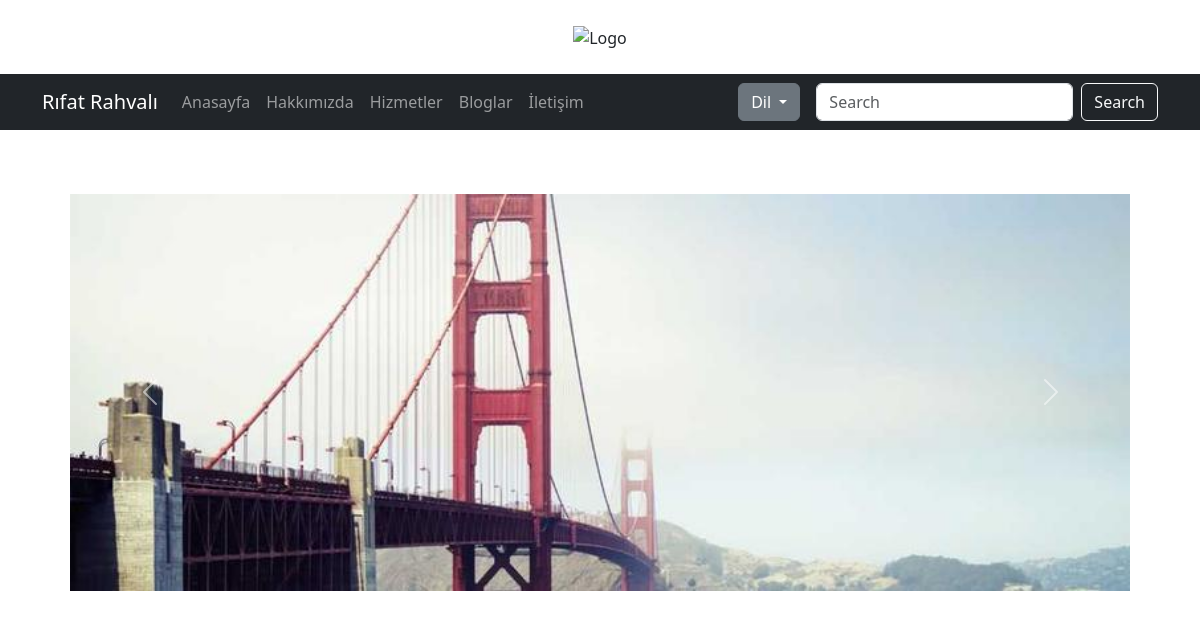
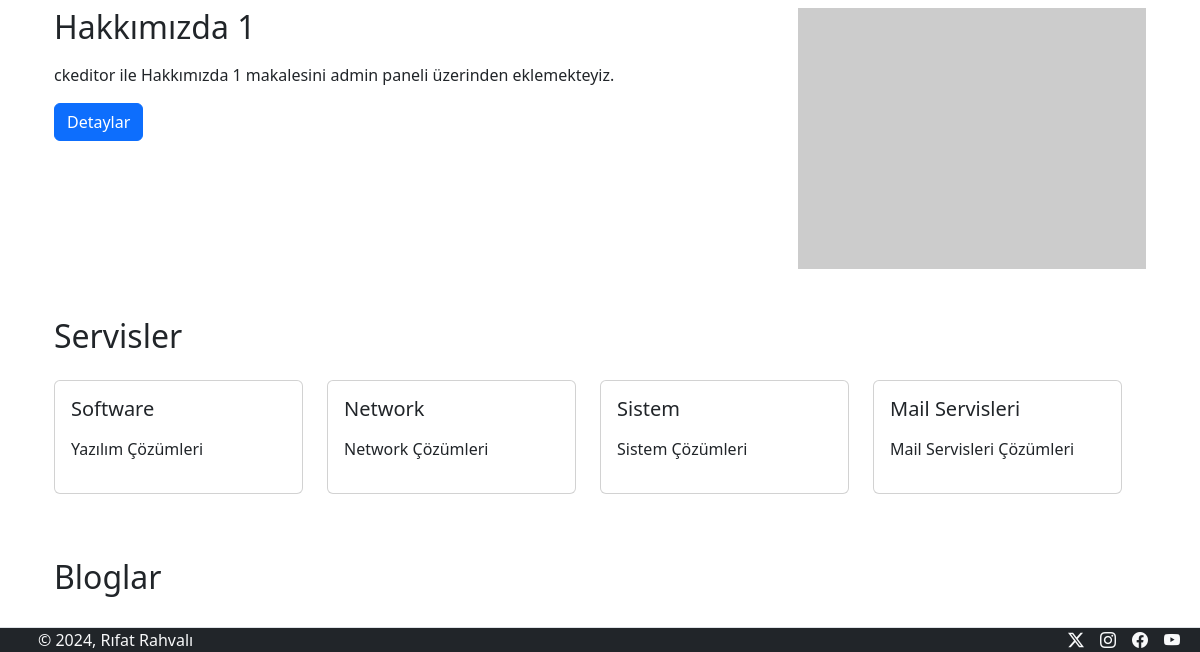
The app's page /, older data (2 pictures, top to bottom).
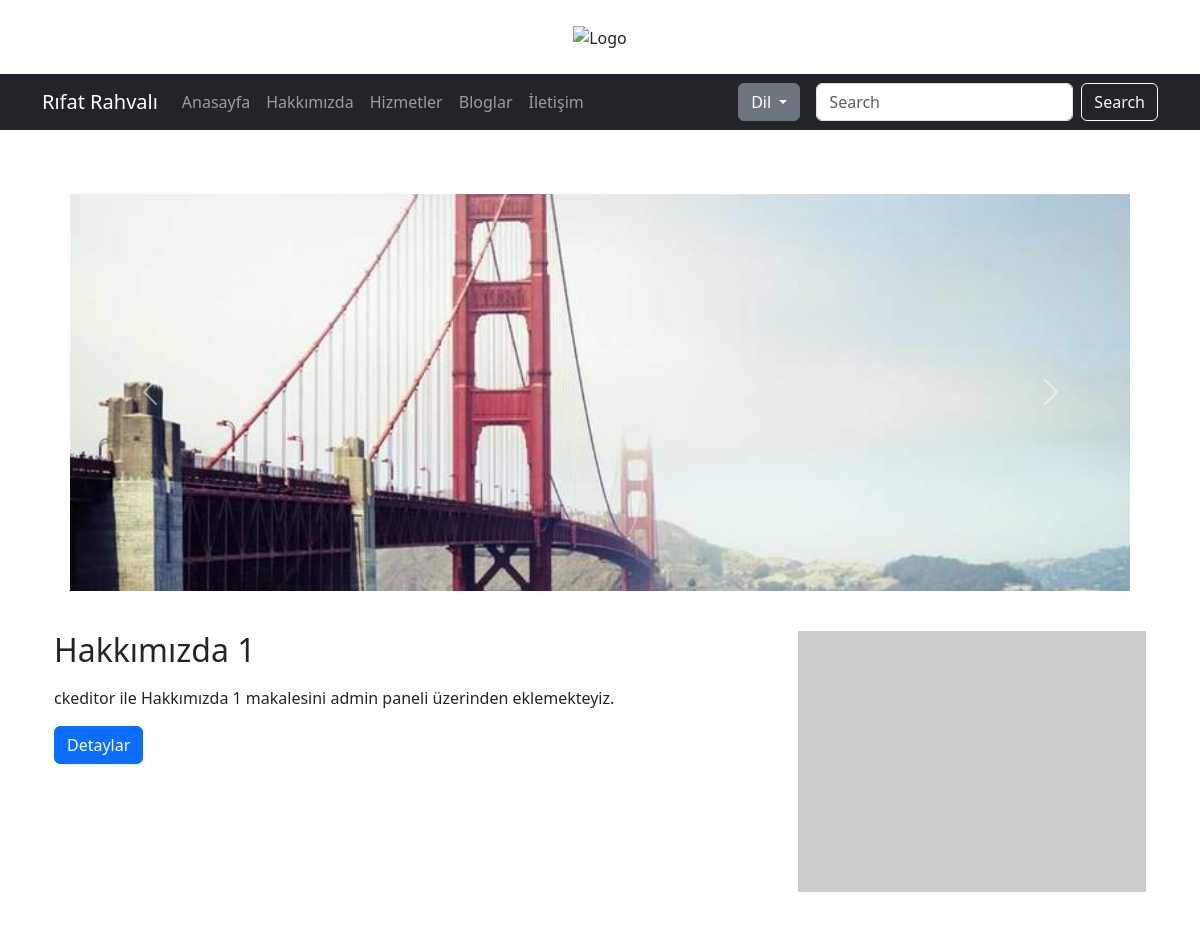
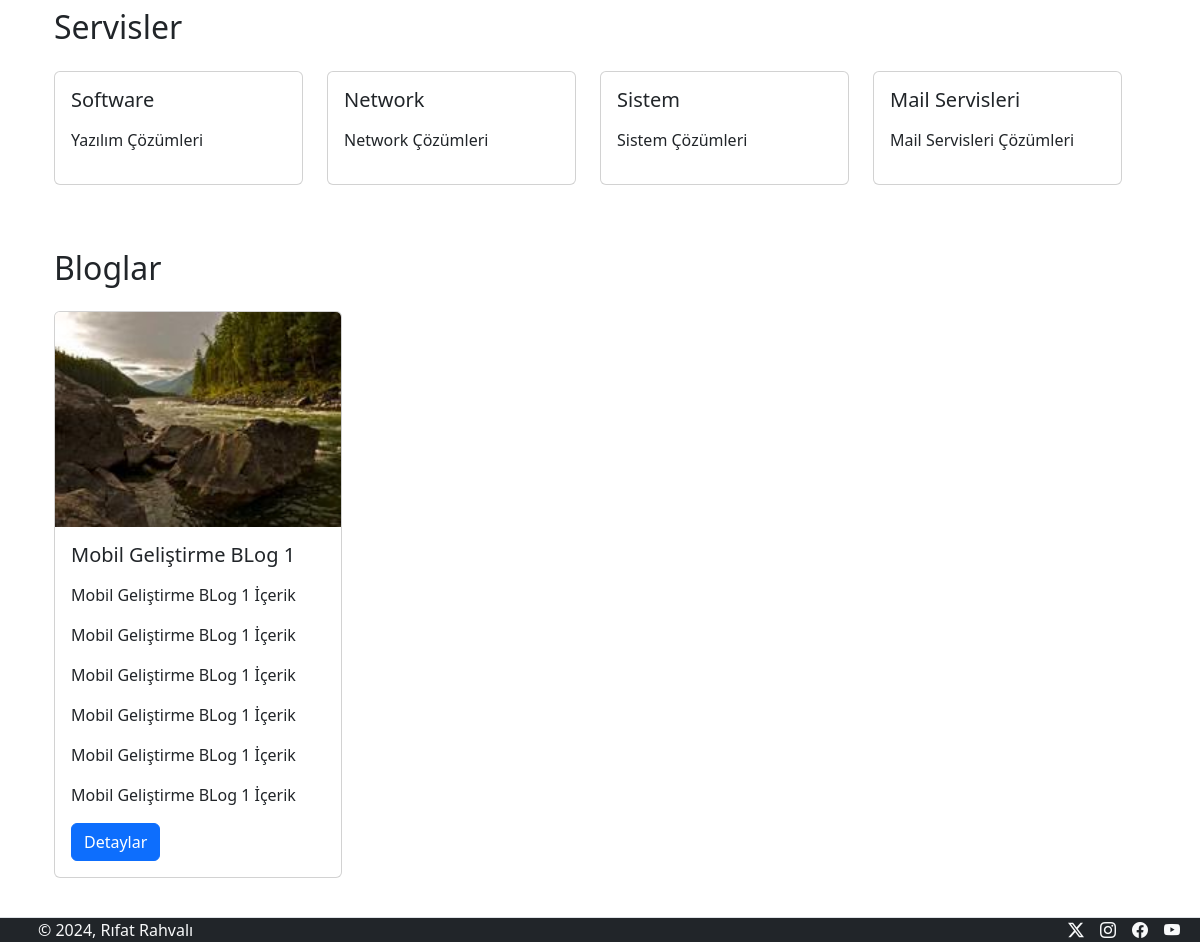
The same page, newer data (2 pictures, top to bottom).
### tcore/models.py (models this page shows, shortened)
class Slider(models.Model):
    title = models.CharField(max_length=200)
    image = models.ImageField(upload_to='slider')

class Services(models.Model):
    title = models.CharField(max_length=200)
    content = RichTextField()
    slug = models.SlugField(max_length=200,blank=True, editable=False)

class Blog(models.Model):
    title = models.CharField(max_length=150)
    category = models.ForeignKey(Category,on_delete=models.CASCADE)
    image = models.ImageField(upload_to='blogs')
    content = RichTextField()
    publishDate = models.DateTimeField(auto_now_add=True)
    tags = models.CharField(max_length=150)
    views = models.IntegerField(default=0)
    slug = models.SlugField(max_length=200,unique=True,blank=True,editable=False)

### tcore/views.py (the view)
# urls.py: path('',IndexView.as_view(),name="index"),
class IndexView(ListView):
    template_name="index.html"
    context_object_name = 'sliders'
    queryset = Slider.objects.all()
    def get_context_data(self, **kwargs):
        context = super().get_context_data(**kwargs)
        context['Abouts'] = About.objects.first()
        context['Services'] = Services.objects.all()
        context['Blogs'] = Blog.objects.all()
        return context

### tcore/context_processors.py (called while the page is built)
def SettingsList(request):
    context = Settings.objects.first()
    return {'setting' : context}

### tcore/templates/index.html (shortened to what this page needs)
{% extends "base.html" %}
{% load static %}
{% block content %}
<div class="container mt-4 mb-4">
    <div class="container">
        <div class="row">
            <div class="col-md-12 p-3">
                <div id="carouselExampleControls" class="carousel slide" data-bs-ride="carousel">
                    <div class="carousel-inner">
                        {% for slider in sliders %}
                            {% if forloop.first %}
                                <div class="carousel-item active">
                                <img src="{% get_media_prefix %}{{ slider.image }}" class="d-block w-100" alt="{{ slider.title }}">
                                </div>
                            {% else %}
                                <div class="carousel-item">
                                <img src="{% get_media_prefix %}{{ slider.image }}" class="d-block w-100" alt="{{ slider.title }}">
                                </div>
                            {% endif %}
                        {% endfor %}
                        </div>
                    <button class="carousel-control-prev" type="button" data-bs-target="#carouselExampleControls"
                        data-bs-slide="prev">
                        <span class="carousel-control-prev-icon" aria-hidden="true"></span>
                    </button>
                    <button class="carousel-control-next" type="button" data-bs-target="#carouselExampleControls"
                        data-bs-slide="next">
                        <span class="carousel-control-next-icon" aria-hidden="true"></span>
                    </button>
                </div>
                </div>
            </div>
        </div>
    <div class="row mt-4 mb-5">
        <div class="col-md-8">
            <h2>{{Abouts.title}}</h2>
            <p>
                {{Abouts.content|safe|truncatechars:500}}
            </p>
            <a href="#" class="btn btn-primary">Detaylar</a>
        </div>
        <div class="col-md-4">
            <img src="https://via.placeholder.com/400x300" alt="Hakkımızda Resmi" class="img-fluid">
        </div>
    </div>
    <div class="row mt-4 mb-5">
        <div class="row">
            <div class="col-md-12">
                <h2>Servisler</h2>
            </div>
        </div>
        <div class="row">
            {% for service in Services %}
            <div class="col-md-3 mt-3 mb-3">
                <div class="card">
                    <div class="card-body">
                        <h5 class="card-title"> {{ service.title }} </h5>
                        <p class="card-text">
                            {{ service.content|safe }}
                        </p>
                    </div>
                </div>
            </div>
            {% endfor %}
        </div>
    </div>
    <div class="row mt-4 mb-5">
        <div class="row">
            <div class="col-md-12">
                <h2>Bloglar</h2>
            </div>
        </div>
        <div class="row">
            {% for blog in Blogs %}
            <div class="col-md-3 mt-3 mb-3">
                <div class="card" style="width: 18rem;">
                    <img src="{% get_media_prefix %}{{ blog.image }}" class="card-img-top" alt="Blog Gorsel">
                    <div class="card-body">
                        <h5 class="card-title">{{ blog.title }}</h5>
                        <p class="card-text">
                            {{blog.content|safe}}
                        </p>
                        <a href="" class="btn btn-primary">Detaylar</a>
                    </div>
                </div>
            </div>
            {% endfor %}
        </div>
    </div>
</div>
{% endblock content %}

Row changes from the older to the newer data that the page shows:
added Blog: image (picture), title "Mobil Geliştirme BLog 1", content "Mobil Geliştirme BLog 1 İçerik Mobil Geliştirme BLog 1 İçerik Mobil Geliştirme BLog 1 İçerik Mobil Geliştirme BLog 1 İçerik Mobil Geliştirme BLog 1 İçerik Mobil Geliştirme BLog 1 İçerik"
